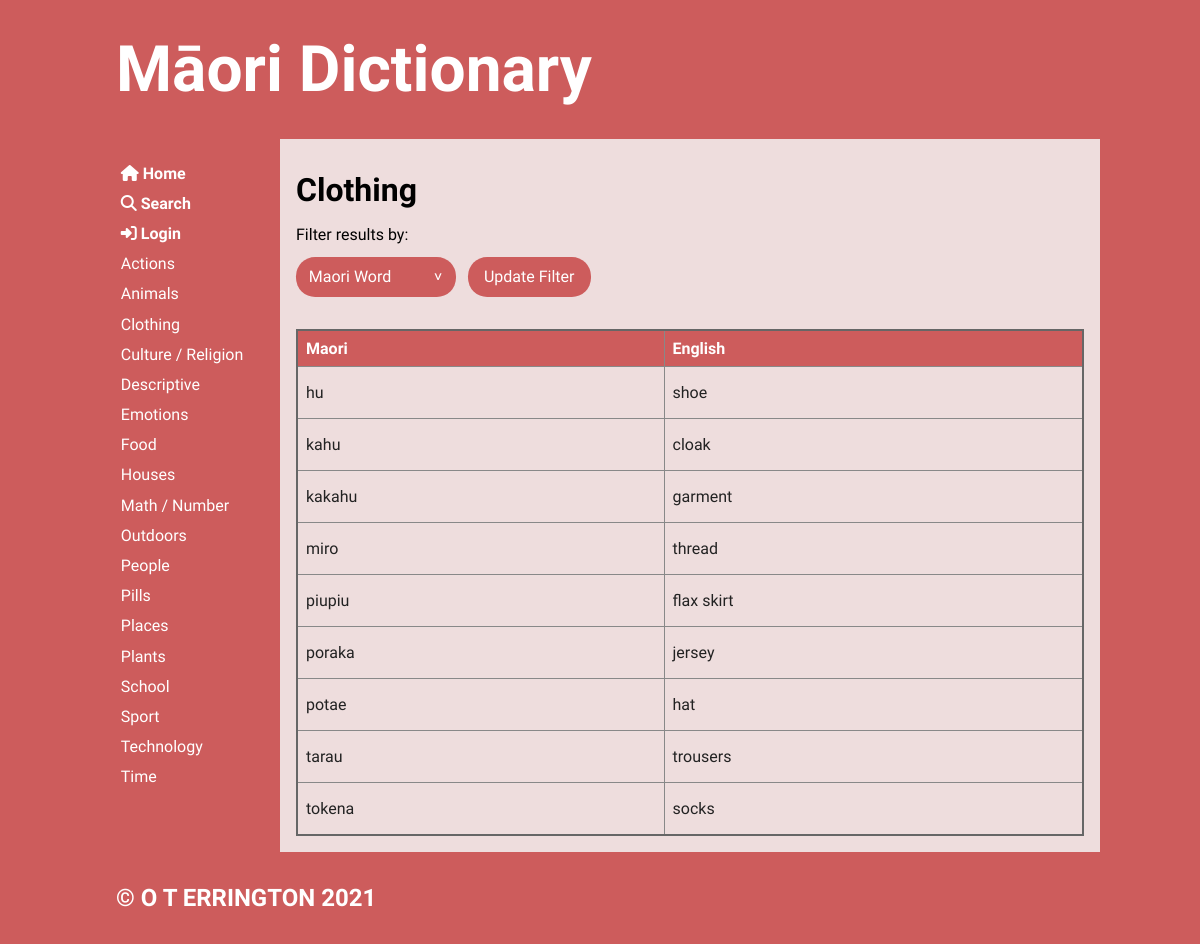
Before: /category/3 with the older database file.
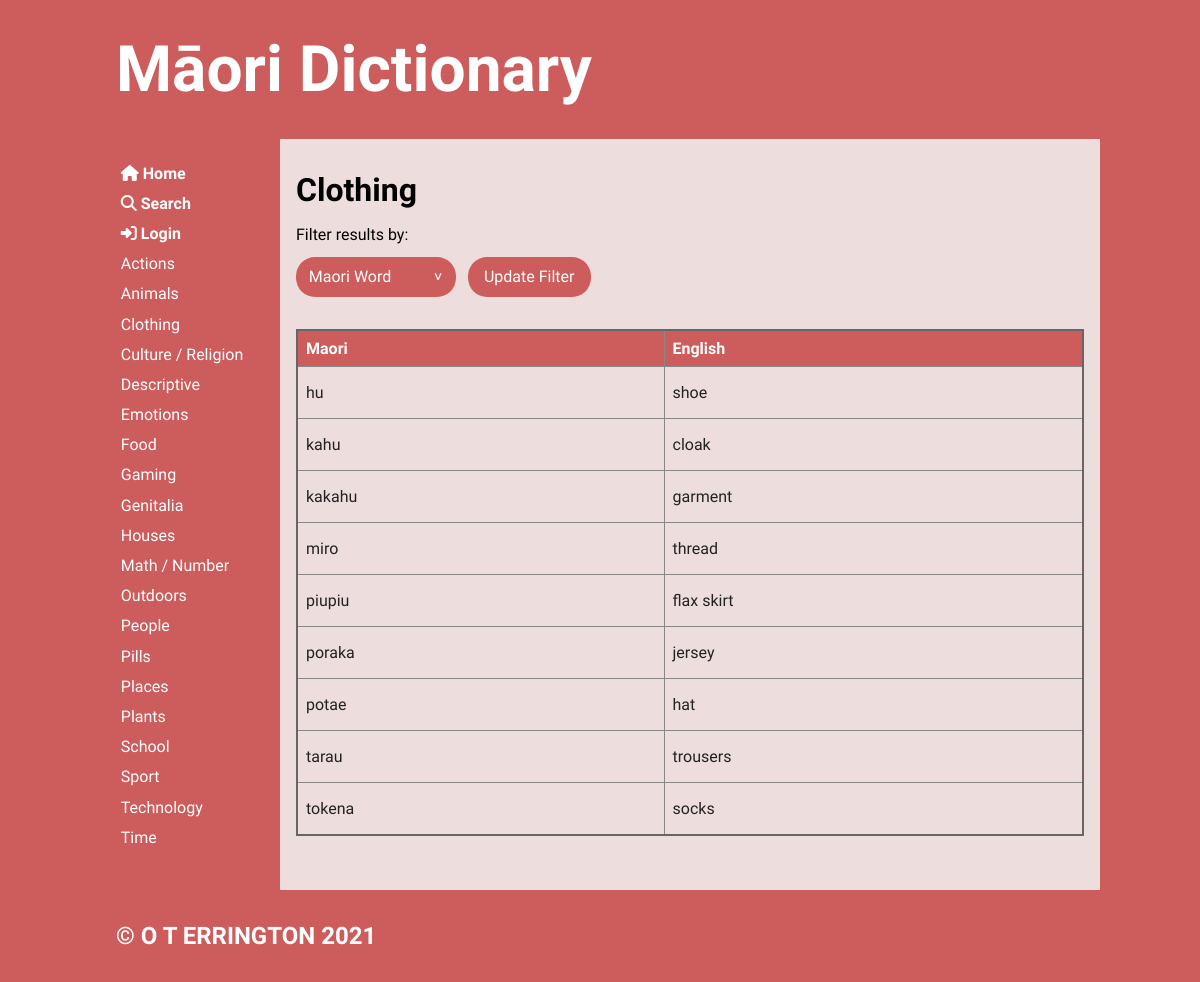
After: the same page with the newer database file.
### tables this page shows
CREATE TABLE "categories"
(
	cat_id integer
		constraint Category_pk
			primary key autoincrement,
	category varchar(20)
);

CREATE TABLE "words"
(
	word_id integer
		constraint words_pk
			primary key autoincrement,
	maori varchar(20),
	english varchar(20),
	cat_id integer,
	definition varchar(100),
	word_level integer,
	user_id integer,
	image varchar(50),
	date_added varchar(10)
);

### app.py (the view)
@app.route('/category/<cat_id>', methods=["GET", "POST"])
def render_category(cat_id):
    search_filter = 'maori_filter'  # set default filter as maori filter
    if request.method == "POST":
        search_filter = request.form['search_filter']
    con = create_connection(DB_NAME)  # connect to db
    if search_filter == 'english_filter':
        query = """SELECT word_id, maori, english, cat_id, definition, word_level, user_id, image, date_added
                    FROM words WHERE cat_id=? ORDER BY english, maori"""
    elif search_filter == 'word_level_filter':
        query = """SELECT word_id, maori, english, cat_id, definition, word_level, user_id, image, date_added
                    FROM words WHERE cat_id=? ORDER BY word_level, maori"""
    elif search_filter == 'recent_filter':
        query = """SELECT word_id, maori, english, cat_id, definition, word_level, user_id, image, date_added
                    FROM words WHERE cat_id=? ORDER BY word_id DESC"""
    else:
        query = """SELECT word_id, maori, english, cat_id, definition, word_level, user_id, image, date_added
                    FROM words WHERE cat_id=? ORDER BY maori, english"""
    cur = con.cursor()
    cur.execute(query, (cat_id,))  # execute query
    word_list = cur.fetchall()  # puts results into list
    query = """SELECT cat_id, category
            FROM categories WHERE cat_id=?"""
    cur = con.cursor()
    cur.execute(query, (cat_id,))  # execute query
    cat_name_list = cur.fetchall()  # puts results into list
    if len(cat_name_list) == 0:
        flash('Unknown Category')
        return redirect('/')
    con.close()
    return render_template('category.html', words=word_list, categories=get_categories(),
                           cat_name_list=cat_name_list, logged_in=is_logged_in(), search_filter=search_filter)

### app.py (called while the page is built)
def create_connection(db_file):
    try:
        connection = sqlite3.connect(db_file)
        return connection
    except Error as e:  # unless there's an error
        print(e)
    return None

def get_categories():
    con = create_connection(DB_NAME)
    query = """SELECT cat_id, category
            FROM categories
            ORDER BY category"""
    cur = con.cursor()
    cur.execute(query)
    category_list = cur.fetchall()
    con.close()
    return category_list

def is_logged_in():
    if session.get("email") is None:
        print("not logged in")
        return False
    else:  # if email isn't empty then user must be logged in
        print("logged in")
        return True

### templates/category.html (shortened to what this page needs)
{% extends 'base.html' %}
{% block main %}
    <h2>{{ cat_name_list[0][1] }}</h2>
    {% if words|length == 0 %}
        <p class="error">No words in {{ cat_name_list[0][1] }} category</p>
    {% else %}
        <form method="post" class="filter">
            <div>
                <div><label for="search_filter">Filter results by:</label></div>
                <select name="search_filter" id="search_filter">
                    <option id="maori_filter" value="maori_filter">Maori Word</option>
                </select>
            <button type="submit">Update Filter</button>
            </div>
        </form>
        <table>
            <tr>
                <th>Maori</th>
                <th>English</th>
            </tr>
            {%  for word in words %}
                <tr class="category-highlight">
                    <td><a href="/word/{{ word[0] }}"><p>{{ word[1] }}</p></a></td>
                    <td><a href="/word/{{ word[0] }}"><p>{{ word[2] }}</p></a></td>
                </tr>
            {%  endfor %}
        </table>
    {% endif %}
{% endblock %}

### templates/base.html (shortened to what this page needs)
<!doctype html>
<html lang="en">
<head>
	<link href="{{ url_for('static', filename='css/style.css') }}" rel="stylesheet">
</head>
<body>
	<div id="container">
		<header>
			<a href="/"><h1>Māori Dictionary</h1></a>
		</header>
		<nav>
			<ul>
                <li>
                    <a href="/">
                        <i class="fas fa-home"></i><b> Home</b><br>
                    </a>
                    <a href="/search">
                        <i class="fas fa-search"></i><b> Search</b><br>
                    </a>
                    {% if logged_in %}
                        <a href="/user">
                            <i class="fas fa-user"></i><b> Account</b><br>
                        </a>
                        <a href="/logout"><i class="fas fa-sign-out-alt"></i><b> Log Out</b><br></a>
                    {%  else %}
                        <a href="/login"><i class="fas fa-sign-in-alt"></i><b> Login</b><br></a>
                    {%  endif %}
                    {% for category in categories %}
                        <a href="/category/{{ category[0] }}">
                            {{ category[1] }} <br/>
                        </a>
                    {% endfor %}
                    <br><br>
                </li>
			</ul>
		</nav>
		<main>
            {% block main%}{% endblock %}
        </main>
		<footer>
			<h3>
				&copy; O T ERRINGTON 2021
			</h3>
		</footer>
	</div>
</body>
</html>

Changed rows visible on the page:
added categories: category "Gaming"
added categories: category "Genitalia"
